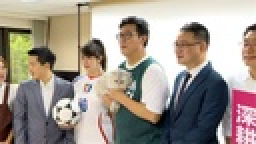
%> input picture hw8/LAB8/data/yui.jpg, 128 x 72 px, shrunk from 1024 x 576 before the run (shown 2 times larger)
$ octave seamCarvingTester.m   (GNU Octave 9; MATLAB toolbox functions it lacks are replaced by stand-ins)
%> lines starting %> are read from the running program, lines starting %| are printed output that depends on the picture; in (x1, y1, x2, y2) boxes, pixels count from 0 and x2, y2 are one past the last pixel; in counts of white or black regions, pixels touching at a corner belong together; the program's own positions count from 1
### hw8/LAB8/code/seamCarving.m
% (C) Copyright Kirill Lykov 2013.
%
% Distributed under the FreeBSD Software License (See accompanying file license.txt)

function image = seamCarving(image, newSize)
% apply seam carving to the image
% following paper by Avidan and Shamir '07
    sizeReductionX = size(image, 1) - newSize(1);
    sizeReductionY = size(image, 2) - newSize(2);

    mmax = @(left, right) max([left right]);

    image = seamCarvingReduce([mmax(0, sizeReductionX), mmax(0, sizeReductionY)], image);
end

function image = seamCarvingReduce(sizeReduction, image)
    if (sizeReduction == 0)
        return;
    end
    [~, transBitMask] = findTransportMatrix(sizeReduction, image);
    image = DeleteSeams(transBitMask, sizeReduction, image, @reduceImageByMask);
end

### hw8/LAB8/code/findTransportMatrix.m
function [T, transBitMask] = findTransportMatrix(sizeReduction, image)
% find optimal order of removing raws and columns

    T = zeros(sizeReduction(1) + 1, sizeReduction(2) + 1, 'double');
    transBitMask = ones(size(T)) * -1;

    % fill in borders
    imageNoRow = image;
    for i = 2 : size(T, 1)
        energy = energyRGB(imageNoRow);
        [optSeamMask, seamEnergyRow] = findOptSeam(energy');
        imageNoRow = reduceImageByMask(imageNoRow, optSeamMask, 0);
        transBitMask(i, 1) = 0;

        T(i, 1) = T(i - 1, 1) + seamEnergyRow;
    end

    imageNoColumn = image;
    for j = 2 : size(T, 2)
        energy = energyRGB(imageNoColumn);
        [optSeamMask, seamEnergyColumn] = findOptSeam(energy);
        imageNoColumn = reduceImageByMask(imageNoColumn, optSeamMask, 1);
        transBitMask(1, j) = 1;

        T(1, j) = T(1, j - 1) + seamEnergyColumn;
    end

    % [10 lines of commented-out code are left out]
    for i = 2 : size(T, 1)

        imageWithoutRow = image; % copy for deleting columns

        for j = 2 : size(T, 2)
            energy = energyRGB(imageWithoutRow);

            [optSeamMaskRow, seamEnergyRow] = findOptSeam(energy');
            imageNoRow = reduceImageByMask(imageWithoutRow, optSeamMaskRow, 0);

            [optSeamMaskColumn, seamEnergyColumn] = findOptSeam(energy);
            imageNoColumn = reduceImageByMask(imageWithoutRow, optSeamMaskColumn, 1);

            neighbors = [(T(i - 1, j) + seamEnergyRow) (T(i, j - 1) + seamEnergyColumn)];
            [val, ind] = min(neighbors);

            T(i, j) = val;
            transBitMask(i, j) = ind - 1;

            % move from left to right
            imageWithoutRow = imageNoColumn;
        end

        energy = energyRGB(image);
        [optSeamMaskRow, seamEnergyRow] = findOptSeam(energy');
         % move from top to bottom
        image = reduceImageByMask(image, optSeamMaskRow, 0);
    end

end

### hw8/LAB8/code/energyRGB.m
function res = energyRGB(I)
%%%%%%%%%%%%%%%%%%%%%%%%%%%%%%%%%%%
% Sum up the enery for each channel
%%%%%%%%%%%%%%%%%%%%%%%%%%%%%%%%%%%
res = energyGrey(I(:, :, 1)) + energyGrey(I(:, :, 2)) + energyGrey(I(:, :, 3));
end

function res = energyGrey(I)
%%%%%%%%%%%%%%%%%%%%%%%%%%%%%%%%
% returns energy of all pixelels
% e = |dI/dx| + |dI/dy|
%%%%%%%%%%%%%%%%%%%%%%%%%%%%%%%%
% res =
res = abs(imfilter(I, [-1,0,1])) + abs(imfilter(I, [-1,0,1]'));
end

### hw8/LAB8/code/findOptSeam.m
function [optSeamMask, seamEnergy] = findOptSeam(energy)
%%%%%%%%%%%%%%%%%%%%%%%%%%%%%%%%%%%%%%%%%%%%%%%%%
% Following paper by Avidan and Shamir `07
% Finds optimal seam by the given energy of an image
% Returns mask with 0 mean a pixel is in the seam
% You only need to implement vertical seam. For
% horizontal case, just using the same function by
% giving energy for the transpose image I'.
%%%%%%%%%%%%%%%%%%%%%%%%%%%%%%%%%%%%%%%%%%%%%%%%%

    % Find M for vertical seams
    % Add one element of padding in vertical dimension
    % to avoid handling border elements
    M = padarray(energy, [0 1], realmax('double'));
    sz = size(M);
    % For all rows starting from second row, fill in the minimum
    % energy for all possible seam for each (i,j) in M, which
    % M[i, j] = e[i, j] + min(M[i - 1, j - 1], M[i - 1, j], M[i - 1, j + 1]).

    %%%%%%%%%%%%%%%%%%
    % YOUR CODE HERE:
    %%%%%%%%%%%%%%%%%%
    for i = 2:sz(1)
        for j = 2:sz(2)-1
            M(i,j) = M(i,j) + min([M(i-1,j-1),M(i-1,j),M(i-1,j+1)]);
        end
    end
    %%%%%%%%%%%%%%%%%%
    % END OF YOUR CODE
    %%%%%%%%%%%%%%%%%%


    % Find the minimum element in the last raw of M
    [val, idx] = min(M(sz(1), :));
    seamEnergy = val;
    %fprintf('Optimal energy: %f',seamEnergy);

    % Initial for optimal seam mask
    optSeamMask = zeros(size(energy), 'uint8');

    % Traverse back the path of seam with minimum energy
    % and update optimal seam mask, which (i,j) value of
    % a seam should be set to 1 here
    % (Aware the size of mask and the M is different)

    %%%%%%%%%%%%%%%%%%
    % YOUR CODE HERE:
    %%%%%%%%%%%%%%%%%%
    idx = idx-1;
    optSeamMask(sz(1),idx) = 1;
    for h = sz(1):-1:2
        [~,i] = min([M(h-1,idx-1),M(h-1,idx),M(h-1,idx+1)]);
        optSeamMask(h-1,idx+i-3) = 1;
        idx = idx+i-2;
    end
    %%%%%%%%%%%%%%%%%%
    % END OF YOUR CODE
    %%%%%%%%%%%%%%%%%%

    % convert the mask to logical
    optSeamMask = ~optSeamMask;

end

### hw8/LAB8/code/reduceImageByMask.m
function imageReduced = reduceImageByMask( image, seamMask, isVertical )
%%%%%%%%%%%%%%%%%%%%%%%%%%%%%%%%%%%%%%%%%%%%%%%%%%%%%%%%%%%%%%%
% Removes pixels by input mask
% Removes vertical line if isVertical == 1, otherwise horizontal
%%%%%%%%%%%%%%%%%%%%%%%%%%%%%%%%%%%%%%%%%%%%%%%%%%%%%%%%%%%%%%%
    if (isVertical)
        imageReduced = reduceImageByMaskVertical(image, seamMask);
    else
        imageReduced = reduceImageByMaskHorizontal(image, seamMask');
    end;
end

function imageReduced = reduceImageByMaskVertical(image, seamMask)
    % Note that the type of the mask is logical and you
    % can make use of this.

    %%%%%%%%%%%%%%%%%%
    % YOUR CODE HERE:
    %%%%%%%%%%%%%%%%%%
    sz = size(image);
    imageReduced = zeros(sz(1),sz(2)-1,sz(3));
    for c = 1:sz(3)
        for h = 1:sz(1)
            [a,b] = min(seamMask(h,:));
            imageReduced(h,:,c) = [image(h,1:b-1,c), image(h,b+1:end,c)];
        end
    end
    %%%%%%%%%%%%%%%%%%
    % END OF YOUR CODE
    %%%%%%%%%%%%%%%%%%
end


% [18 lines left out: function reduceImageByMaskHorizontal, not called in this run]

### hw8/LAB8/code/DeleteSeams.m
function image = DeleteSeams(transBitMask, sizeReduction, image, operation)
% delete seams following optimal way
    i = size(transBitMask, 1);
    j = size(transBitMask, 2);

    for it = 1 : (sizeReduction(1) + sizeReduction(2))

        energy = energyRGB(image);
        if (transBitMask(i, j) == 0)
            [optSeamMask, ~] = findOptSeam(energy');
            image = operation(image, optSeamMask, 0);
            i = i - 1;
        else
            [optSeamMask, ~] = findOptSeam(energy);
            image = operation(image, optSeamMask, 1);
            j = j - 1;
        end
    end
end

### hw8/LAB8/code/seamCarvingTester.m
%%%%%%%%%%%%%%%%%%%%%%%%%%%%%%%%%%%%%%%%%%%%%%%%%%%%%%%%%%%%%%%%%%%%%%%%%%%%%
% This script tests your implementation of seamCarving function, and you can
% also use it for resizing your own images.
%%%%%%%%%%%%%%%%%%%%%%%%%%%%%%%%%%%%%%%%%%%%%%%%%%%%%%%%%%%%%%%%%%%%%%%%%%%%%

%% Clear all
clear; close all; clc;

%% Load data
image = imread('../data/yui.jpg');
%> image is the input picture: size 72x128x3 uint8; mean R, G, B 161.1, 151.5, 141.8
sz = size(image);
%> sz = [72 128 3]
% resize image to half size
image = imresize(image, [floor(sz(1)), floor(sz(2))]);
sz = size(image);
figure(1)
imshow(image)

%% Image resizing
% apply seam carving
tic
image_seamCarving = seamCarving(double(image), [sz(1), floor(sz(2)/2)]);
%> after the loop in findTransportMatrix, `for i = 2 : size(T, 1)`: T = 65 values from 0 to 0; transBitMask = 65 values from -1 to -1
%> the loop in findTransportMatrix, `for j = 2 : size(T, 2)` made 64 passes
%> seamEnergyColumn on passes 1 to 12: 2833, 2865, 2909, 2968, 3007, 3114, 3140, 3146, 3166, 3191, 3261, 3288
%> pass 1, in energyGrey (call 3), `res = abs(imfilter(I, [-1,0,1])) + abs(imfilter(I, [-1,0,1]'));`:
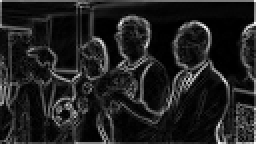
%> res: size 72x128 double (shown 2 times larger); min 0, max 447, mean 56.8; drawn with min black and max white
%> after the loop in findTransportMatrix, `for j = 2 : size(T, 2)`:
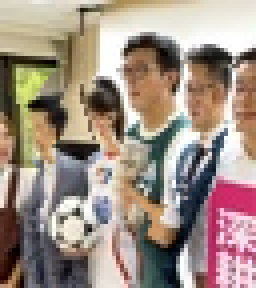
%> imageNoColumn: size 72x64x3 double (shown 4 times larger); mean R, G, B 160, 143.5, 132.1
%> after the loop in findTransportMatrix, `for j = 2 : size(T, 2)`: T = 65 values from 0 to 326469; transBitMask = 65 values from -1 to 1
%> the loop in DeleteSeams, `for it = 1 : (sizeReduction(1) + sizeReduction(2))` made 64 passes
%> pass 1, in findOptSeam (call 61), `M = padarray(energy, [0 1], realmax('double'));`:
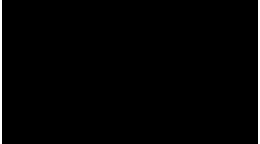
%> M: size 72x130 double (shown 2 times larger); min 0, max 1.8e+308, mean Inf; drawn with min black and max white
%> pass 1, in findOptSeam (call 61), `optSeamMask = ~optSeamMask;`:
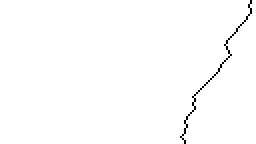
%> optSeamMask: size 72x128 logical (shown 2 times larger); 99.2% white; black in thin lines or dots, all inside (x1, y1, x2, y2) = (90, 0, 126, 72)
%> after the loop in DeleteSeams, `for it = 1 : (sizeReduction(1) + sizeReduction(2))`:
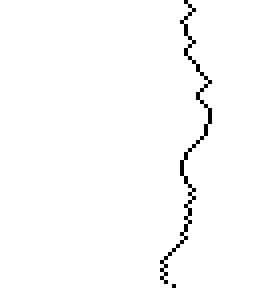
%> optSeamMask: size 72x65 logical (shown 4 times larger); 98.5% white; black in thin lines or dots, all inside (x1, y1, x2, y2) = (40, 0, 53, 72)
figure(2)
imshow(uint8(image_seamCarving))
toc
% apply scaling
image_scaling_width = imresize(image, [sz(1), floor(sz(2)/2)]);
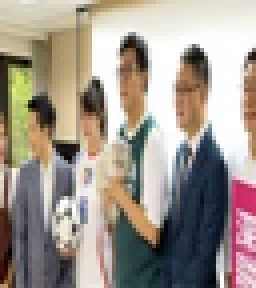
%> image_scaling_width: size 72x64x3 uint8 (shown 4 times larger); mean R, G, B 161.1, 151.5, 141.8
figure(3)
imshow(image_scaling_width)

% apply cropping
image_crop_width = imcrop(image, [1, 1, floor(sz(2)/2), sz(1)]);
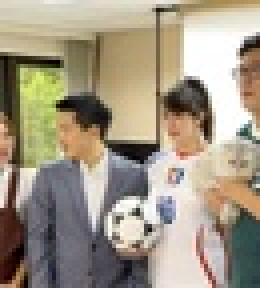
%> image_crop_width: size 72x65x3 uint8 (shown 4 times larger); mean R, G, B 161.5, 151.1, 132.5
figure(4)
imshow(image_crop_width)
